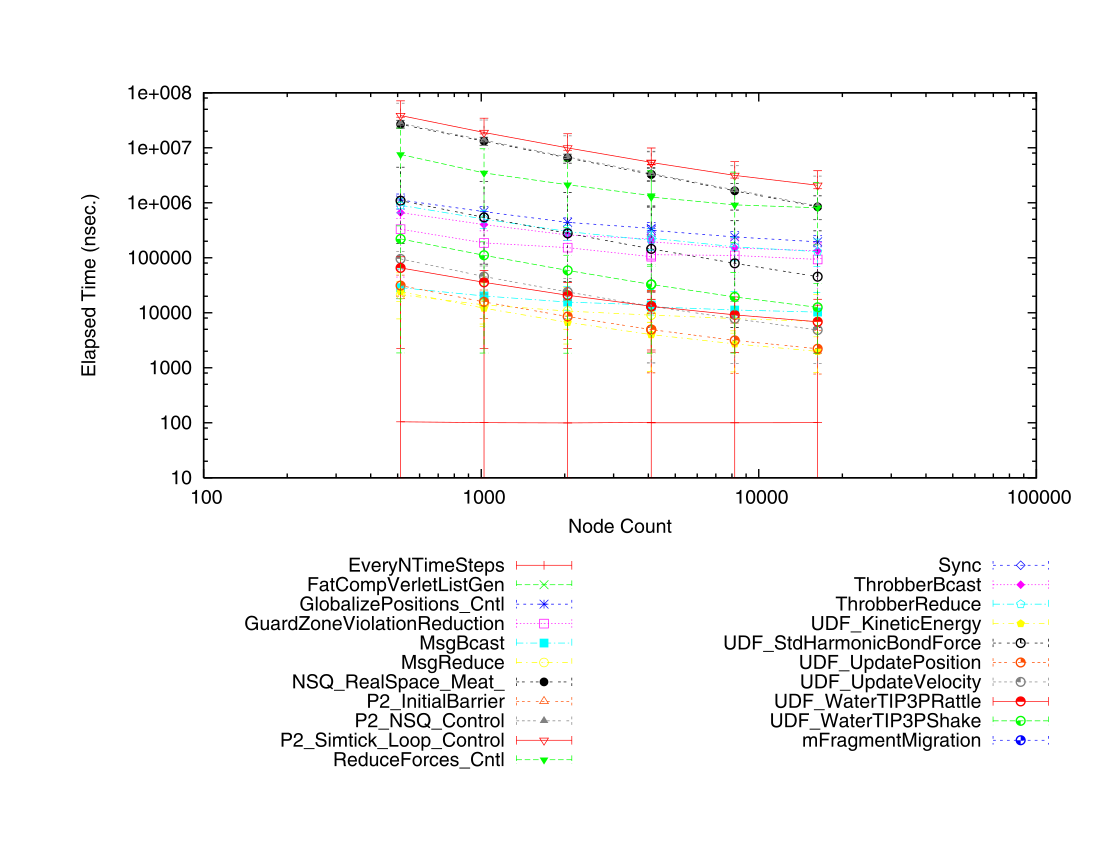

Generate this figure with gnuplot:
# Statistics for grouped trace points from trace_group_id 246
# data read from file
reset
set logscale xy
set key below
set linestyle 1
set linestyle 2
set linestyle 3
set linestyle 4
set linestyle 5
set linestyle 6
set linestyle 7
set linestyle 8
set linestyle 9
set linestyle 10
set linestyle 11
set linestyle 12
set linestyle 13
set linestyle 14
set linestyle 15
set linestyle 16
set linestyle 17
set linestyle 18
set linestyle 19
set linestyle 20
set linestyle 21
set xlabel 'Node Count'
set ylabel 'Elapsed Time (nsec.)'
plot 'apoa_p5_breakdown.dat' index 0 using 2:3:5:6 title 'EveryNTimeSteps' with errorbars linestyle 1,\
'apoa_p5_breakdown.dat' index 1 using 2:3:5:6 title 'FatCompVerletListGen' with errorbars linestyle 2,\
'apoa_p5_breakdown.dat' index 2 using 2:3:5:6 title 'GlobalizePositions_Cntl' with errorbars linestyle 3,\
'apoa_p5_breakdown.dat' index 3 using 2:3:5:6 title 'GuardZoneViolationReduction' with errorbars linestyle 4,\
'apoa_p5_breakdown.dat' index 4 using 2:3:5:6 title 'MsgBcast' with errorbars linestyle 5,\
'apoa_p5_breakdown.dat' index 5 using 2:3:5:6 title 'MsgReduce' with errorbars linestyle 6,\
'apoa_p5_breakdown.dat' index 6 using 2:3:5:6 title 'NSQ_RealSpace_Meat_' with errorbars linestyle 7,\
'apoa_p5_breakdown.dat' index 7 using 2:3:5:6 title 'P2_InitialBarrier' with errorbars linestyle 8,\
'apoa_p5_breakdown.dat' index 8 using 2:3:5:6 title 'P2_NSQ_Control' with errorbars linestyle 9,\
'apoa_p5_breakdown.dat' index 9 using 2:3:5:6 title 'P2_Simtick_Loop_Control' with errorbars linestyle 10,\
'apoa_p5_breakdown.dat' index 10 using 2:3:5:6 title 'ReduceForces_Cntl' with errorbars linestyle 11,\
'apoa_p5_breakdown.dat' index 11 using 2:3:5:6 title 'Sync' with errorbars linestyle 12,\
'apoa_p5_breakdown.dat' index 12 using 2:3:5:6 title 'ThrobberBcast' with errorbars linestyle 13,\
'apoa_p5_breakdown.dat' index 13 using 2:3:5:6 title 'ThrobberReduce' with errorbars linestyle 14,\
'apoa_p5_breakdown.dat' index 14 using 2:3:5:6 title 'UDF_KineticEnergy' with errorbars linestyle 15,\
'apoa_p5_breakdown.dat' index 15 using 2:3:5:6 title 'UDF_StdHarmonicBondForce' with errorbars linestyle 16,\
'apoa_p5_breakdown.dat' index 16 using 2:3:5:6 title 'UDF_UpdatePosition' with errorbars linestyle 17,\
'apoa_p5_breakdown.dat' index 17 using 2:3:5:6 title 'UDF_UpdateVelocity' with errorbars linestyle 18,\
'apoa_p5_breakdown.dat' index 18 using 2:3:5:6 title 'UDF_WaterTIP3PRattle' with errorbars linestyle 19,\
'apoa_p5_breakdown.dat' index 19 using 2:3:5:6 title 'UDF_WaterTIP3PShake' with errorbars linestyle 20,\
'apoa_p5_breakdown.dat' index 20 using 2:3:5:6 title 'mFragmentMigration' with errorbars linestyle 21,\
'apoa_p5_breakdown.dat' index 0 using 2:3 notitle with lines linestyle 1,\
'apoa_p5_breakdown.dat' index 1 using 2:3 notitle with lines linestyle 2,\
'apoa_p5_breakdown.dat' index 2 using 2:3 notitle with lines linestyle 3,\
'apoa_p5_breakdown.dat' index 3 using 2:3 notitle with lines linestyle 4,\
'apoa_p5_breakdown.dat' index 4 using 2:3 notitle with lines linestyle 5,\
'apoa_p5_breakdown.dat' index 5 using 2:3 notitle with lines linestyle 6,\
'apoa_p5_breakdown.dat' index 6 using 2:3 notitle with lines linestyle 7,\
'apoa_p5_breakdown.dat' index 7 using 2:3 notitle with lines linestyle 8,\
'apoa_p5_breakdown.dat' index 8 using 2:3 notitle with lines linestyle 9,\
'apoa_p5_breakdown.dat' index 9 using 2:3 notitle with lines linestyle 10,\
'apoa_p5_breakdown.dat' index 10 using 2:3 notitle with lines linestyle 11,\
'apoa_p5_breakdown.dat' index 11 using 2:3 notitle with lines linestyle 12,\
'apoa_p5_breakdown.dat' index 12 using 2:3 notitle with lines linestyle 13,\
'apoa_p5_breakdown.dat' index 13 using 2:3 notitle with lines linestyle 14,\
'apoa_p5_breakdown.dat' index 14 using 2:3 notitle with lines linestyle 15,\
'apoa_p5_breakdown.dat' index 15 using 2:3 notitle with lines linestyle 16,\
'apoa_p5_breakdown.dat' index 16 using 2:3 notitle with lines linestyle 17,\
'apoa_p5_breakdown.dat' index 17 using 2:3 notitle with lines linestyle 18,\
'apoa_p5_breakdown.dat' index 18 using 2:3 notitle with lines linestyle 19,\
'apoa_p5_breakdown.dat' index 19 using 2:3 notitle with lines linestyle 20,\
'apoa_p5_breakdown.dat' index 20 using 2:3 notitle with lines linestyle 21
